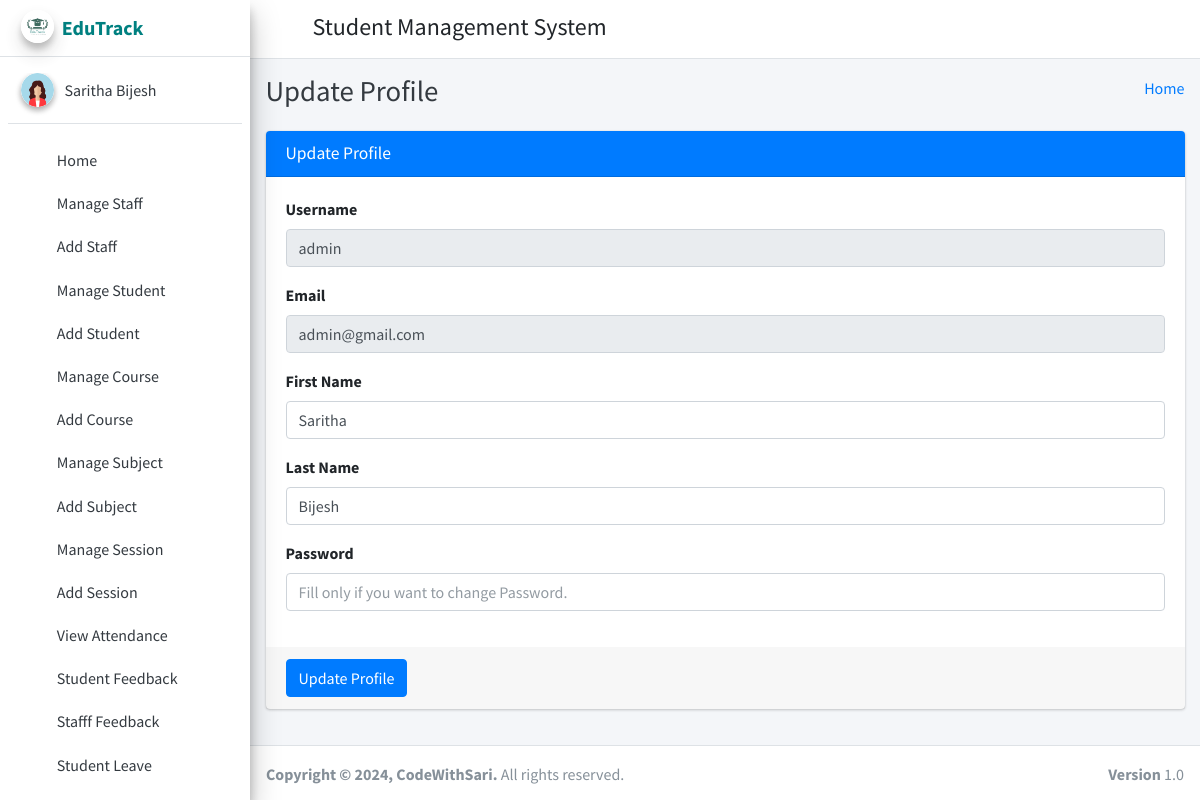
Page /admin_profile/ (signed in) on the committed database.
### student_management_app/models.py (models this page shows)
class CustomUser(AbstractUser):
    user_type_data = ((1, "HOD"), (2, "Staff"), (3, "Student"))
    user_type = models.CharField(default=1, choices=user_type_data, max_length=10)

### student_management_app/HodViews.py (the view)
# urls.py: path('admin_profile/', HodViews.admin_profile, name="admin_profile"),
def admin_profile(request):
    user = CustomUser.objects.get(id=request.user.id)
    context={
        "user": user
    }
    return render(request, 'hod_template/admin_profile.html', context)

### student_management_app/LoginCheckMiddleWare.py (called while the page is built, shortened)
    def process_view(self, request, view_func, view_args, view_kwargs):
        modulename = view_func.__module__
        user = request.user
        if user.is_authenticated:
            if user.user_type == "1":
                if modulename == "student_management_app.HodViews":
                    pass
                elif modulename == "student_management_app.views" or modulename == "django.views.static":
                    pass
                else:
                    return redirect("admin_home")
            else:
                return redirect("login")
        else:
            if request.path == reverse("login") or request.path == reverse("doLogin"):
                pass
            else:
                return redirect("login")

### student_management_app/templates/hod_template/admin_profile.html (shortened to what this page needs)
{% extends 'hod_template/base_template.html' %}
{% block page_title %}
    Update Profile
{% endblock page_title %}
{% block main_content %}
{% load static %}
<section class="content">
        <div class="container-fluid">
            <div class="row">
                <div class="col-md-12">
                    <div class="card card-primary">
                    <div class="card-header">
                        <h3 class="card-title">Update Profile</h3>
                    </div>
                    <form role="form" method="POST" action="{% url 'admin_profile_update' %}">
                        <div class="card-body">
                            <div class="form-group">
                                <label>Username </label>
                                <input type="text" class="form-control" name="username" value="{{ user.username }}" disabled="disabled">
                            </div>
                            <div class="form-group">
                                <label>Email </label>
                                <input type="text" class="form-control" name="email" value="{{ user.email }}" disabled="disabled">
                            </div>
                            <div class="form-group">
                                <label>First Name </label>
                                <input type="text" class="form-control" name="first_name" value="{{ user.first_name }}">
                            </div>
                            <div class="form-group">
                                <label>Last Name </label>
                                <input type="text" class="form-control" name="last_name" value="{{ user.last_name }}">
                            </div>
                            <div class="form-group">
                                <label>Password </label>
                                <input type="text" class="form-control" name="password" placeholder="Fill only if you want to change Password.">
                            </div>
                        </div>
                        <div class="card-footer">
                        <button type="submit" class="btn btn-primary">Update Profile</button>
                        </div>
                    </form>
                    </div>
                </div>
            </div>
        </div>
      </section>
  {% endblock main_content %}

### student_management_app/templates/hod_template/sidebar_template.html (shortened to what this page needs)
{% load static %}
<aside class="main-sidebar sidebar-light-info elevation-4">
      <a href="{% url 'admin_home' %}" class="brand-link">
        <img src="{% static 'dist/img/edutracklogo.jpeg' %}" alt="EduTrackLogo" class="brand-image img-circle elevation-3"
            style="opacity: .8">
        <span class="brand-text font-weight-bold" style="color: teal;">EduTrack</span>
      </a>
      <div class="sidebar">
        <div class="user-panel mt-3 pb-3 mb-3 d-flex">
          <div class="image">
            <img src="{% static 'dist/img/profpicgirl1.png' %}" class="img-circle elevation-2" alt="User Image">
          </div>
          <div class="info">
            <a href="{% url 'admin_profile' %}" class="d-block">{{ user.first_name }} {{ user.last_name }}</a>
          </div>
        </div>
        <nav class="mt-2">
          <ul class="nav nav-pills nav-sidebar flex-column" data-widget="treeview" role="menu" data-accordion="false">
            <li class="nav-item">
              {% url 'admin_home' as admin_home %}
              <a href="{{ admin_home }}" class="nav-link {% if request.path == admin_home %} active {% endif %}">
                <i class="nav-icon fas fa-tachometer-alt"></i>
                <p>
                  Home
                </p>
              </a>
            </li>
            <li class="nav-item">
              {% url 'manage_staff' as manage_staff %}
              {% url 'edit_staff' staff_id=id as edit_staff %}
              <a href="{{ manage_staff }}" class="nav-link {% if request.path == manage_staff %} active {% endif %} {% if request.path == edit_staff %} active {% endif %}">
                <i class="nav-icon fas fa-chalkboard-teacher"></i>
                <p>
                  Manage Staff
                </p>
              </a>
            </li>
            <li class="nav-item">
              {% url 'add_staff' as add_staff %}
              <a href="{{ add_staff }}" class="nav-link {% if request.path == add_staff %} active {% endif %}">
                <i class="nav-icon fas fa-th"></i>
                <p>
                  Add Staff
                </p>
              </a>
            </li>
            <li class="nav-item">
              {% url 'manage_student' as manage_student %}
              {% url 'edit_student' student_id=id as edit_student %}
              <a href="{{ manage_student }}" class="nav-link {% if request.path == manage_student %} active {% endif %} {% if request.path == edit_student %} active {% endif %}">
                <i class="nav-icon fas fa-user-graduate"></i>
                <p>
                  Manage Student
                </p>
              </a>
            </li>
            <li class="nav-item">
              {% url 'add_student' as add_student %}
              <a href="{{ add_student }}" class="nav-link {% if request.path == add_student %} active {% endif %}">
                <i class="nav-icon fas fa-th"></i>
                <p>
                  Add Student
                </p>
              </a>
            </li>
            <li class="nav-item">
              {% url 'manage_course' as manage_course %}
              {% url 'edit_course' course_id=id as edit_course %}
              <a href="{{ manage_course }}" class="nav-link {% if request.path == manage_course %} active {% endif %} {% if request.path == edit_course %} active {% endif %}">
                <i class="nav-icon fas fa-chalkboard"></i>
                <p>
                  Manage Course
                </p>
              </a>
            </li>
            <li class="nav-item">
            {% url 'add_course' as add_course %}
              <a href="{{ add_course }}" class="nav-link {% if request.path == add_course %} active {% endif %}">
                <i class="nav-icon fas fa-th"></i>
                <p>
                  Add Course
                </p>
              </a>
            </li>
            <li class="nav-item">
              {% url 'manage_subject' as manage_subject %}
              {% url 'edit_subject' subject_id=id as edit_subject %}
              <a href="{{ manage_subject }}" class="nav-link {% if request.path == manage_subject %} active {% endif %} {% if request.path == edit_subject %} active {% endif %}">
                <i class="nav-icon fas fa-book"></i>
                <p>
                  Manage Subject
                </p>
              </a>
            </li>
            <li class="nav-item">
              {% url 'add_subject' as add_subject %}
              <a href="{{ add_subject }}" class="nav-link {% if request.path == add_subject %} active {% endif %}">
                <i class="nav-icon fas fa-th"></i>
                <p>
                  Add Subject
                </p>
              </a>
            </li>
            <li class="nav-item">
              {% url 'manage_session' as manage_session %}
              {% url 'edit_session' session_id=id as edit_session %}
              <a href="{{ manage_session }}" class="nav-link {% if request.path == manage_session %} active {% endif %} {% if request.path == edit_session %} active {% endif %}">
                <i class="nav-icon fas fa-graduation-cap"></i>
                <p>
                  Manage Session
                </p>
              </a>
            </li>
            <li class="nav-item">
              {% url 'add_session' as add_session %}
              <a href="{{ add_session }}" class="nav-link {% if request.path == add_session %} active {% endif %}">
                <i class="nav-icon fas fa-th"></i>
                <p>
                  Add Session
                </p>
              </a>
            </li>
            <li class="nav-item">
              {% url 'admin_view_attendance' as admin_view_attendance %}
              <a href="{{ admin_view_attendance }}" class="nav-link {% if request.path == admin_view_attendance %} active {% endif %}">
                <i class="nav-icon fas fa-calendar-alt"></i>
                <p>
                  View Attendance
                </p>
              </a>
            </li>
            <li class="nav-item">
              {% url 'student_feedback_message' as student_feedback_message %}
              <a href="{{ student_feedback_message }}" class="nav-link {% if request.path == student_feedback_message %} active {% endif %}">
                <i class="nav-icon fas fa-th"></i>
                <p>
                  Student Feedback
                </p>
              </a>
            </li>
            <li class="nav-item">
              {% url 'staff_feedback_message' as staff_feedback_message %}
              <a href="{{ staff_feedback_message }}" class="nav-link {% if request.path == staff_feedback_message %} active {% endif %}">
                <i class="nav-icon fas fa-th"></i>
                <p>
                  Stafff Feedback
                </p>
              </a>
            </li>
            <li class="nav-item">
              {% url 'student_leave_view' as student_leave_view %}
              <a href="{{ student_leave_view }}" class="nav-link {% if request.path == student_leave_view %} active {% endif %}">
                <i class="nav-icon fas fa-th"></i>
                <p>
                  Student Leave
                </p>
              </a>
            </li>
            <li class="nav-item">
              {% url 'staff_leave_view' as staff_leave_view %}
              <a href="{{ staff_leave_view }}" class="nav-link {% if request.path == staff_leave_view %} active {% endif %}">
                <p>
                </p>
              </a>
            </li>
          </ul>
        </nav>
      </div>
    </aside>

### rows in the picture
CustomUser: first_name "Saritha", last_name "Bijesh", username "admin", email "admin@gmail.com"
